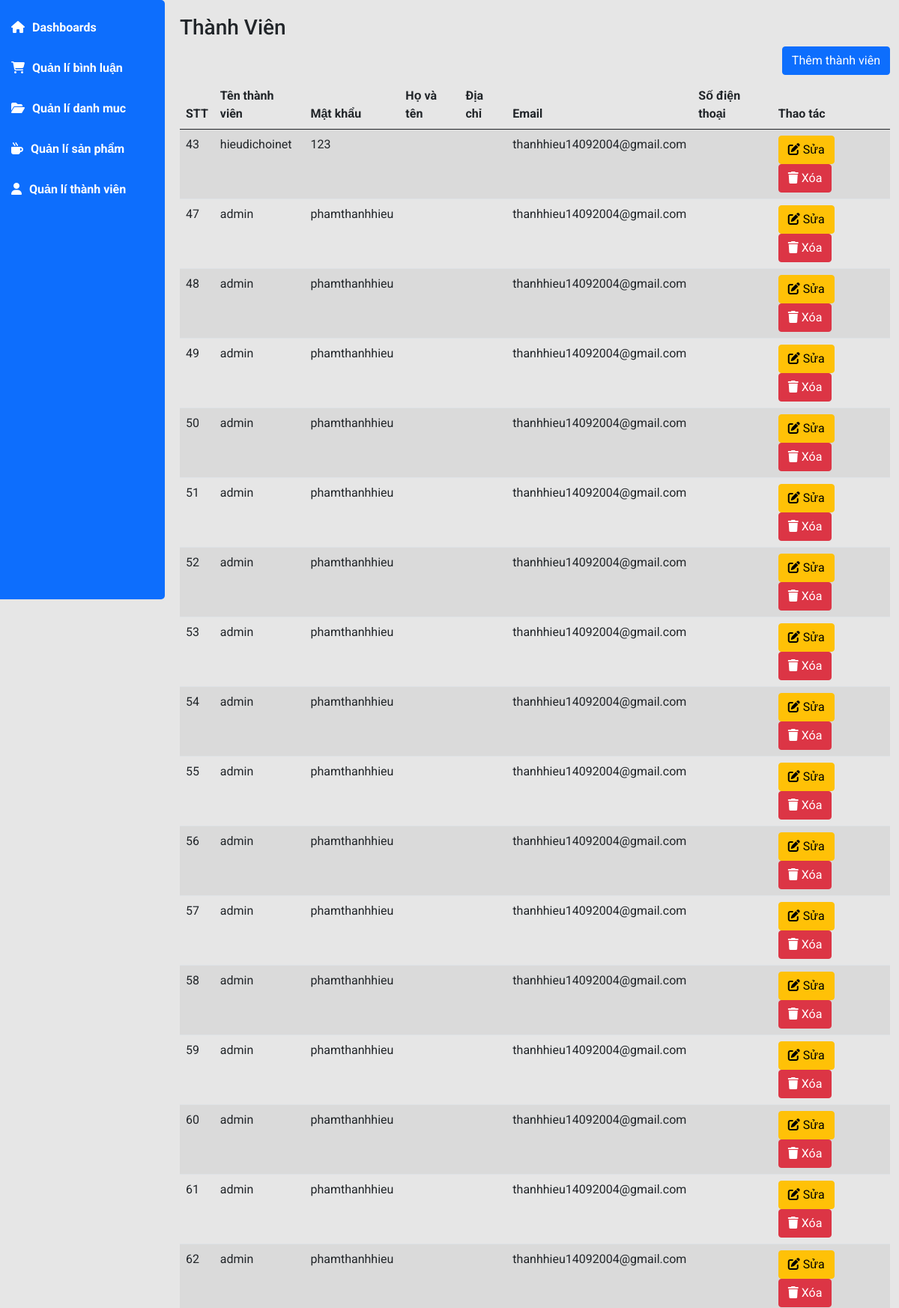
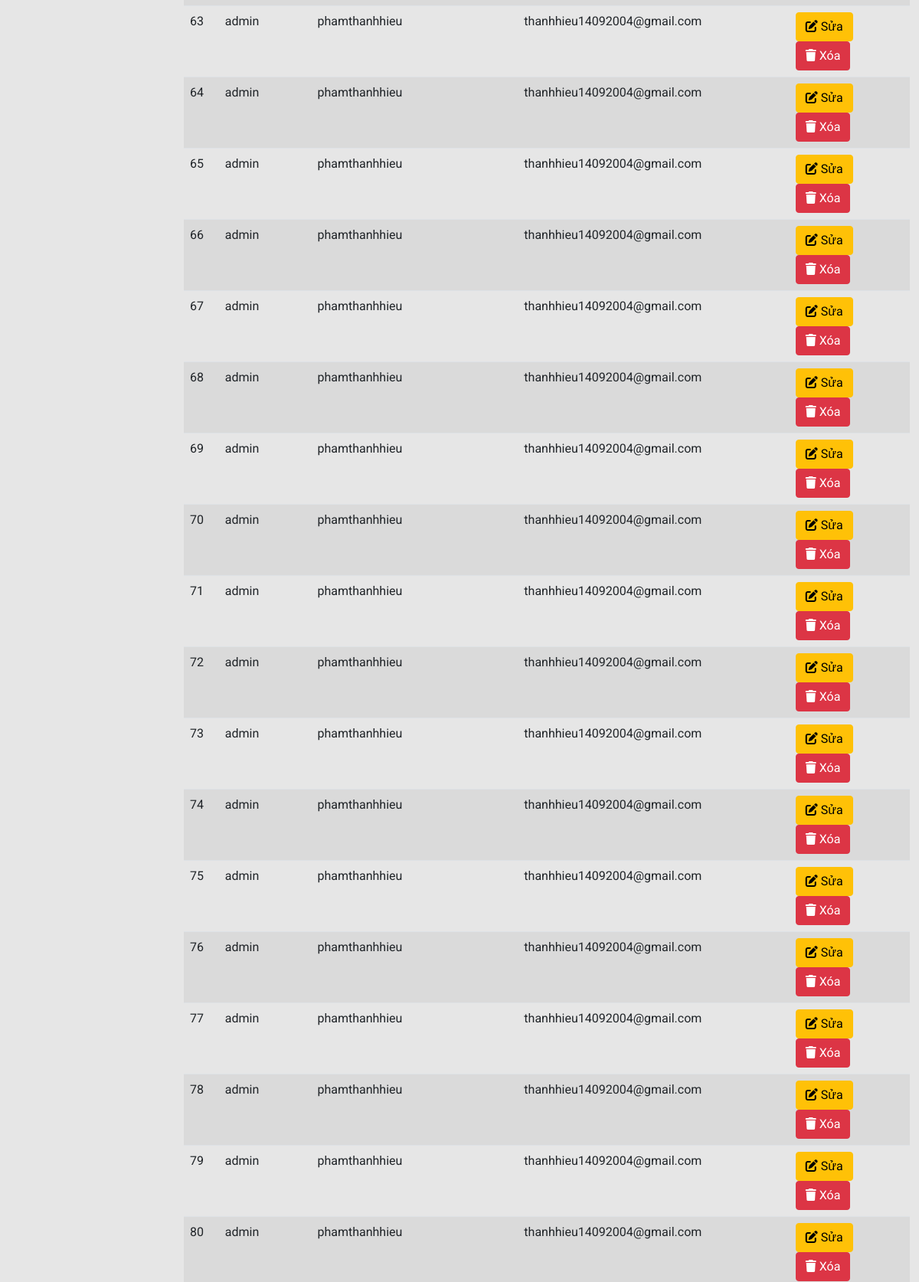
The app's page /admin/index.php?pg=users (upper part) with its own data (2 pictures, top to bottom).
### tables this page shows
CREATE TABLE `user` (
  `id` int(6) NOT NULL,
  `username` varchar(50) NOT NULL,
  `password` varchar(50) NOT NULL,
  `ten` varchar(50) DEFAULT NULL,
  `diachi` varchar(100) DEFAULT NULL,
  `email` varchar(50) NOT NULL,
  `dienthoai` varchar(20) DEFAULT NULL,
  `role` tinyint(1) NOT NULL DEFAULT 0
);

### dao/pdo.php (called while the page is built, shortened)
<?php
function pdo_get_connection(){
    $dburl = "mysql:host=localhost;dbname=test;charset=utf8";
    $username = 'root';
    $password = '';
    $conn = new PDO($dburl, $username, $password);
    $conn->setAttribute(PDO::ATTR_ERRMODE, PDO::ERRMODE_EXCEPTION);
    return $conn;
}
function pdo_query($sql){
    $sql_args = array_slice(func_get_args(), 1);
    try{
        $conn = pdo_get_connection();
        $stmt = $conn->prepare($sql);
        $stmt->execute($sql_args);
        $rows = $stmt->fetchAll();
        return $rows;
    }
    catch(PDOException $e){
        throw $e;
    }
    finally{
        unset($conn);
    }
}

### dao/user.php (called while the page is built, shortened)
<?php
function get_user_list(){
    $sql = "SELECT * FROM user";
    return pdo_query($sql);
}

### admin/view/users.php (the view, shortened to what this page needs)
<?php
  $user_list = get_user_list();
?>
        <div class="main-content">
          <h3 class="title-page">Thành Viên</h3>
          <div class="d-flex justify-content-end">
            <a href="index.php?pg=users_add" class="btn btn-primary mb-2"
              >Thêm thành viên</a>
          </div>
          <table id="example" class="table table-striped" style="width: 100%">
            <thead>
              <tr>
              <th>STT</th>
                <th>Tên thành viên</th>
                <th>Mật khẩu</th>
                <th>Họ và tên</th>
                <th>Địa chỉ</th>
                <th>Email</th>
                <th>Số điện thoại</th>
                <th>Thao tác</th>
              </tr>
            </thead>
            <tbody>
              <?php foreach ($user_list as $user) {
              echo '
              <tr>
                <td>'. $user['id'].'</td>
                <td>'. $user['username'] .'</td>
                <td>'. $user['password'] .'</td>
                <td>'. $user['ten'] .'</td>
                <td>'. $user['diachi'] .'</td>
                <td>'. $user['email'] .'</td>
                <td>'. $user['dienthoai'] .'</td>
                <td>
                    <a href="index.php?pg=users_update&id=' . $user['id'] . '" class="btn btn-warning"><i
                            class="fa-solid fa-pen-to-square"></i> Sửa</a>
                    <a href="index.php?pg=users_del&id=' .$user['id'] . '" class="btn btn-danger"><i
                            class="fa-solid fa-trash"></i> Xóa</a>
                </td>
              </tr>
              ';}
              ?>
            </tbody>
          </table>
        </div>
      </div>
    </div>

### admin/layout/assets/css/main.css (style rules this page uses)
* { padding: 0; margin: 0; box-sizing: border-box; font-family: 'Roboto', sans-serif; }
body { background-color: #e6e6e6; }
.main-content { padding-left: 240px; padding-bottom: 20px; }
.main-content .title-page { padding-top: 20px; }

### records on screen
user: id "43", username "hieudichoinet", password "123", email "thanhhieu14092004@gmail.com"
user: id "47", username "admin", password "phamthanhhieu", email "thanhhieu14092004@gmail.com"
user: id "48", username "admin", password "phamthanhhieu", email "thanhhieu14092004@gmail.com"
user: id "49", username "admin", password "phamthanhhieu", email "thanhhieu14092004@gmail.com"
user: id "50", username "admin", password "phamthanhhieu", email "thanhhieu14092004@gmail.com"
user: id "51", username "admin", password "phamthanhhieu", email "thanhhieu14092004@gmail.com"
user: id "52", username "admin", password "phamthanhhieu", email "thanhhieu14092004@gmail.com"
user: id "53", username "admin", password "phamthanhhieu", email "thanhhieu14092004@gmail.com"
user: id "54", username "admin", password "phamthanhhieu", email "thanhhieu14092004@gmail.com"
user: id "55", username "admin", password "phamthanhhieu", email "thanhhieu14092004@gmail.com"
user: id "56", username "admin", password "phamthanhhieu", email "thanhhieu14092004@gmail.com"
user: id "57", username "admin", password "phamthanhhieu", email "thanhhieu14092004@gmail.com"
user: id "58", username "admin", password "phamthanhhieu", email "thanhhieu14092004@gmail.com"
user: id "59", username "admin", password "phamthanhhieu", email "thanhhieu14092004@gmail.com"
user: id "60", username "admin", password "phamthanhhieu", email "thanhhieu14092004@gmail.com"
user: id "61", username "admin", password "phamthanhhieu", email "thanhhieu14092004@gmail.com"
user: id "62", username "admin", password "phamthanhhieu", email "thanhhieu14092004@gmail.com"
user: id "63", username "admin", password "phamthanhhieu", email "thanhhieu14092004@gmail.com"
user: id "64", username "admin", password "phamthanhhieu", email "thanhhieu14092004@gmail.com"
user: id "65", username "admin", password "phamthanhhieu", email "thanhhieu14092004@gmail.com"
user: id "66", username "admin", password "phamthanhhieu", email "thanhhieu14092004@gmail.com"
user: id "67", username "admin", password "phamthanhhieu", email "thanhhieu14092004@gmail.com"
user: id "68", username "admin", password "phamthanhhieu", email "thanhhieu14092004@gmail.com"
user: id "69", username "admin", password "phamthanhhieu", email "thanhhieu14092004@gmail.com"
user: id "70", username "admin", password "phamthanhhieu", email "thanhhieu14092004@gmail.com"
user: id "71", username "admin", password "phamthanhhieu", email "thanhhieu14092004@gmail.com"
user: id "72", username "admin", password "phamthanhhieu", email "thanhhieu14092004@gmail.com"
user: id "73", username "admin", password "phamthanhhieu", email "thanhhieu14092004@gmail.com"
user: id "74", username "admin", password "phamthanhhieu", email "thanhhieu14092004@gmail.com"
user: id "75", username "admin", password "phamthanhhieu", email "thanhhieu14092004@gmail.com"
user: id "76", username "admin", password "phamthanhhieu", email "thanhhieu14092004@gmail.com"
user: id "77", username "admin", password "phamthanhhieu", email "thanhhieu14092004@gmail.com"
user: id "78", username "admin", password "phamthanhhieu", email "thanhhieu14092004@gmail.com"
user: id "79", username "admin", password "phamthanhhieu", email "thanhhieu14092004@gmail.com"
user: id "80", username "admin", password "phamthanhhieu", email "thanhhieu14092004@gmail.com"
